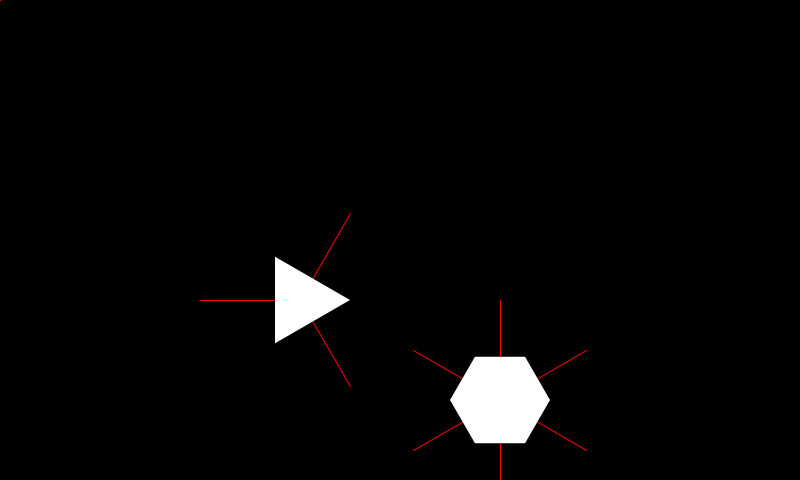
Frame 1 (no input)
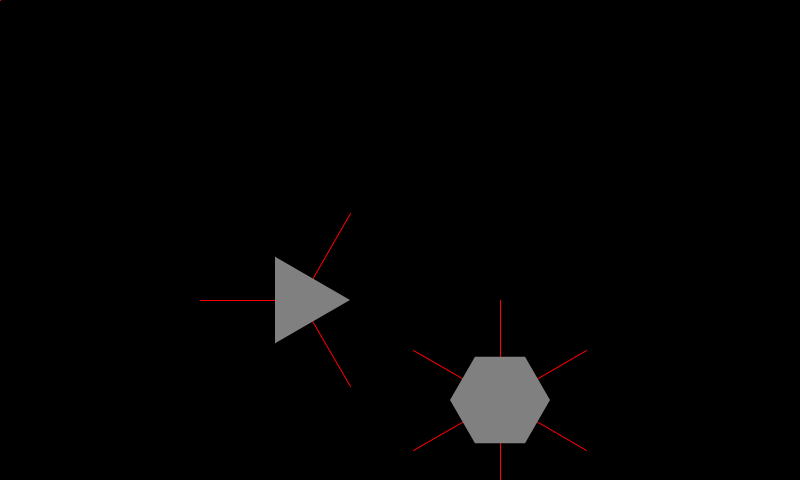
Frame 60 (the mouse pressed at the canvas centre just before this capture)
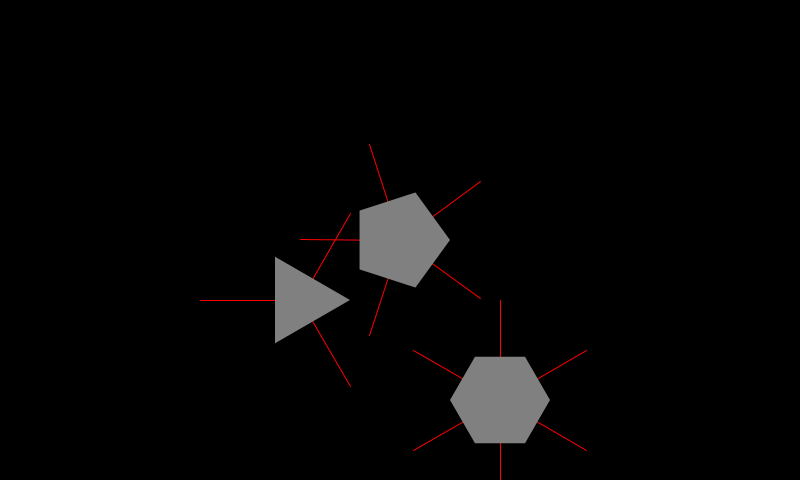
Frame 120 (the mouse held since frame 60 and released just before this capture)

The Processing sketch that drew these frames (run headless with seeded random() and noise(); from frame 60 on, the mouse is pressed at the canvas centre):

// Processing sketch: processing_93231
// ── processing_93231.pde




Polygon pent = new Polygon(new PVector(200,200), 50, 50, 5);
Polygon tri = new Polygon(new PVector(300,300), 50, 50, 3);
Polygon hexagon = new Polygon(new PVector(500,400), 50, 50, 6);

PVector axis1 = new PVector(1, -1);
PVector axis2 = new PVector(1, 1);

//ArrayList<Bool> cs = new ArrayList<Bool>();
boolean[] cs = new boolean[pent.sides + tri.sides];

ArrayList<Polygon> polygons = new ArrayList<Polygon>();

void setup()
{
  size(800, 480);

  polygons.add(pent);
  polygons.add(tri);
  polygons.add(hexagon);
  
}


void draw()
{
  background(0); 

  //UPDATE
//  box1.position = new PVector(mouseX, mouseY);
//  box1.Update();
//  box2.Update();
//  box1.rotation += .01;
  //box2.rotation -= .01;
  pent.position = new PVector(mouseX, mouseY);
  for (Polygon p: polygons) p.Update();  //pent.rotation += .01;
  CheckCollision();
 



  //DRAW

  for (Polygon p: polygons) p.draw();
}

void CheckCollision() {
  for (Polygon p1: polygons) {
    for (Polygon p2: polygons) {
      // Don't check if p1 and p2 are the same polygon:
      // Don't check if p2 has already been checked against every other polygon (including p1):
      if (p2.doneChecking == false && p1 != p2) {
        if (CheckOverlapAlongAllNormals(p1, p2)) {
          p1.colliding = true;
          p2.colliding = true;
        }
      }
    }
    p1.doneChecking = true;
  }
}
boolean CheckOverlapAlongAllNormals(Polygon p1, Polygon p2) {
  // Check for gap along any of p1's normals:
  for (PVector n : p1.ns) {
    MinMax mm1 = p1.projectAlongAxis(n);
    MinMax mm2 = p2.projectAlongAxis(n);

    if (mm2.min > mm1.max || mm1.min > mm2.max) return false;
  }
  // Check for gap along any of p2's normals:
  for (PVector n : p2.ns) {
    MinMax mm1 = p1.projectAlongAxis(n);
    MinMax mm2 = p2.projectAlongAxis(n);

    if (mm2.min > mm1.max || mm1.min > mm2.max) return false;
  }
  return true;
}

class OBB
{
  PMatrix2D matrix = new PMatrix2D();
  PVector position = new PVector();
  float rotation = 0;

  float halfW = 0;
  float halfH = 0;

  PVector tp1 = new PVector();
  PVector tp2 = new PVector();
  PVector tp3 = new PVector();
  PVector tp4 = new PVector();

  PVector n1 = new PVector();
  PVector n2 = new PVector();
  PVector n3 = new PVector();
  PVector n4 = new PVector();

  boolean colliding = false;


  OBB(PVector pos, float halfW, float halfH)
  {
    position = pos;
    this.halfW = halfW;
    this.halfH = halfH;
  }


  void Update()
  {
    matrix.reset();
    matrix.translate(position.x, position.y);
    matrix.rotate(rotation);

    //getting the translated points of the corners of our box
    matrix.mult(new PVector(-halfW, -halfH), tp1);
    matrix.mult(new PVector( halfW, -halfH), tp2);
    matrix.mult(new PVector( halfW, halfH), tp3);
    matrix.mult(new PVector(-halfW, halfH), tp4);
    
    n1 = new PVector(tp1.y - tp2.y, tp2.x - tp1.x);
    n2 = new PVector(tp2.y - tp3.y, tp3.x - tp2.x);
    n3 = new PVector(tp3.y - tp4.y, tp4.x - tp3.x);
    n4 = new PVector(tp4.y - tp1.y, tp1.x - tp4.x);
    
    n1.normalize();
    n2.normalize();
    n3.normalize();
    n4.normalize();
    
  }

  void draw()
  {
    if (colliding) fill(255, 0, 0);
    else fill(255);

    noStroke();

    beginShape();
    vertex(tp1.x, tp1.y);
    vertex(tp2.x, tp2.y);
    vertex(tp3.x, tp3.y);
    vertex(tp4.x, tp4.y);
    endShape();
  }


  MinMax projectAlongAxis(PVector axis)
  {
    MinMax mm = new MinMax();

    float d1 = tp1.dot(axis);
    float d2 = tp2.dot(axis);
    float d3 = tp3.dot(axis);
    float d4 = tp4.dot(axis);
    float d5 = position.dot(axis);

    mm.min = d1;
    mm.max = d1;
    mm.center = d5;

    if (d2 < mm.min) mm.min = d2;
    if (d3 < mm.min) mm.min = d3;
    if (d4 < mm.min) mm.min = d4;


    if (d2 > mm.max) mm.max = d2;
    if (d3 > mm.max) mm.max = d3;
    if (d4 > mm.max) mm.max = d4;
    return mm;
  }
}



class Polygon
{
  PMatrix2D matrix = new PMatrix2D();
  PVector position = new PVector();
  float rotation = 0;

  float halfW = 0;
  float halfH = 0;

  int sides = 3;
  float angle = 90;
  int counter = 0;
  ArrayList<PVector> mps = new ArrayList<PVector>();
  ArrayList<PVector> tps = new ArrayList<PVector>();
  ArrayList<PVector> ns = new ArrayList<PVector>();


  boolean doneChecking = false;
  PVector previousPosition = new PVector();
  float previousRotation = 0;
  boolean sleeping = false;
  boolean colliding = false;

  Polygon(PVector pos, float halfW, float halfH, int sides)
  {
    position = pos;
    this.halfW = halfW; 
    this.halfH = halfW;
    if (sides > 2) this.sides = sides;
    else this.sides = 4;

    angle = (2*PI) / sides;

    for (int i = 0; i < sides; i++)
    {
      float tempAngle = i * angle;
      mps.add(new PVector( halfW *cos(tempAngle), halfH * sin(tempAngle)));
      tps.add(new PVector());
      ns.add(new PVector());
      
    }
  }


  
  void Update()
  { 
    doneChecking = false;
    colliding = false;
    sleeping = false;
    
    if (previousRotation == rotation && previousPosition.x == position.x && previousPosition.y == position.y) {
      sleeping = true;
      return;
    }
    previousPosition = position.get();
    previousRotation = rotation;
    
    
    counter = 0;
    matrix.reset();
    matrix.translate(position.x, position.y);
    matrix.rotate(rotation);

   
    
    for (int i = 0; i < mps.size(); i++) {
      matrix.mult(mps.get(i), tps.get(i));
    }

    int a = 0;
    int b = 0;
    
    //normalize
    ns = new ArrayList<PVector>();

    for (int i = 0; i < tps.size(); i++) {
      int j = i + 1;
      if (i >= tps.size() - 1) j = 0;
      PVector n = new PVector(tps.get(i).y - tps.get(j).y, tps.get(j).x - tps.get(i).x); 
      ns.add(n);
    }
  }
  
  
  void draw()
  {
    
    for (PVector n: ns) 
    {
      if (!sleeping) n.normalize(); // inefficient!
      stroke(255, 0,0 );
      PVector pp = PVector.mult(n, -100);
      pp.add(position);
      line(position.x, position.y, pp.x, pp.y);
    }
    
    fill(255);
    if (sleeping) fill(128);
    if (colliding) fill(255, 0, 0);
    noStroke();
    
    beginShape();
    for (PVector tp : tps)
    {
      vertex(tp.x, tp.y);
    }
    endShape();
    
    
    
  }
  
  MinMax projectAlongAxis(PVector axis)
  {
    MinMax mm = new MinMax();

    int i = 0;
    for (PVector tp : tps) {
      float d = tp.dot(axis);
      if (i == 0) {
        mm.min = d;
        mm.max = d;
      } 
      else {
        if (d < mm.min) mm.min = d;
        if (d > mm.max) mm.max = d;
      }
      i++;
    }
    return mm;
    
    
  }
}

class MinMax
{
  float min = 0;
  float max = 0;
  float center =0;
}
